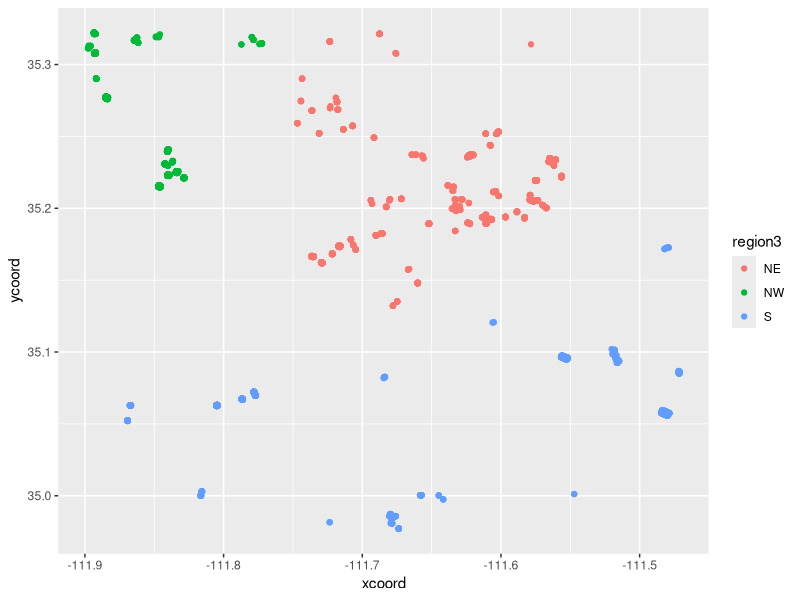
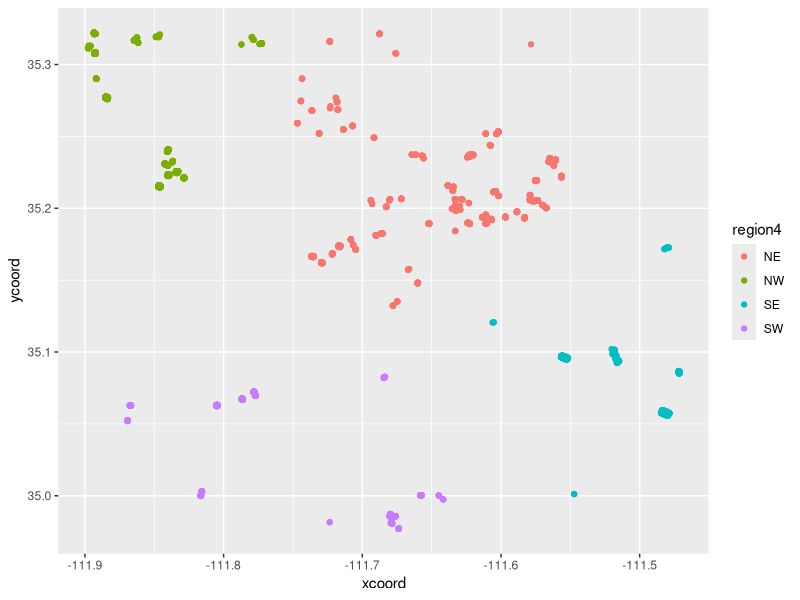
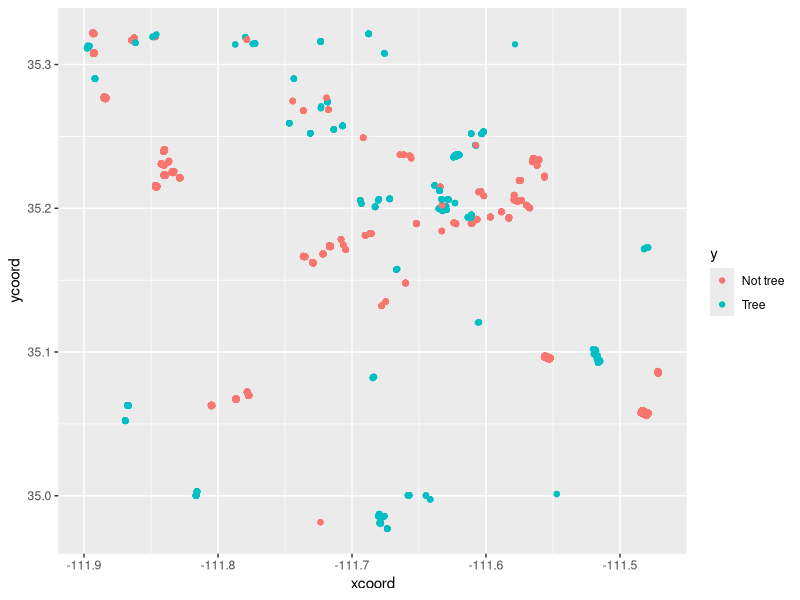

These figures' R source, in order: (Note: this script raises an error after producing the figures.)
library(data.table)
library(ggplot2)
aztrees <- fread(
  "data_Classif_aztrees.csv"
)[, `:=`(
  region4 = fcase(
    xcoord < -111.75 & ycoord > 35.2, "NW",
    xcoord < -111.6 & ycoord < 35.1, "SW",
    xcoord > -111.625 & ycoord < 35.175, "SE",
    default="NE"),
  polygon = Joint_id,
  y = ifelse(type_id==17, "Tree", "Not tree")
)][
, region3 := ifelse(grepl("S", region4), "S", region4)
]
aztrees[, table(region4, y)]
## The variable "Joint_type" is for reference only. Please, consider the variable "type_id" as a primary-key variable for Land use/Land cover classes. Find below the description of each class:
## type_id     Description
## 1           Open water
## 4           Infrastructure (mostly white: roofs, some buildings, sidewalks, etc.) 
## 5           Infrastructure (mostly black: streets, routes, parking places, pavements, etc.)
## 7           Planted grasses (intense green, golf fields, football/soccer fields, etc.)
## 8           Natural grass
## 10          Bare grounds
## 17          Trees/shrubs
## type_id = Class code
## Joint_type = Class name
## Jount_id = Sampling polygon ID
## xcoord = X geographic coordinates WGS84
## ycoord = Y geographic coordinates WGS84
## SAMPLE_1 =  SENTINEL-2, band 2
## SAMPLE_2 = SENTINEL-2, band 3
## SAMPLE_3 = SENTINEL-2, band 4
## SAMPLE_4 = SENTINEL-2, band 5
## SAMPLE_5 = SENTINEL-2, band 6
## SAMPLE_6 = SENTINEL-2, band 7
## SAMPLE_7 = SENTINEL-2, band 8
## SAMPLE_8 = SENTINEL-2, band 8A
## SAMPLE_9 = SENTINEL-2, band 11
## SAMPLE_10 = SENTINEL-2, band 12 
## pSAMPLE_11 = SENTINEL-2, NDVI index
## SAMPLE_12 = SENTINEL-2, NDDI index
## SAMPLE_13 = SENTINEL-2, NDWI index
## SAMPLE_14 = SENTINEL-1, VV mean (mean of VV polarization)
## SAMPLE_15 = SENTINEL-1, VH mean (mean of VH polarization)
## SAMPLE_16 = SENTINEL-1, VV std (standard deviation of VV polarization)
## SAMPLE_17 =SENTINEL-1, VH std ((standard deviation of VV polarization)
## SAMPLE_18 = TPI_10 (Topographic position index at 10 radius resolution)
## SAMPLE_19 = TPI_15 (Topographic position index at 15 radius resolution)
## SAMPLE_20 = TPI_20 (Topographic position index at 20 radius resolution)
## SAMPLE_21 = Slope (terrain slope in degrees)
aztrees[, .(
  polygons=length(unique(polygon)),
  rows=.N
), keyby=.(region4,y)]
aztrees[, .(
  polygons=length(unique(polygon)),
  rows=.N
), keyby=.(region3,y)]
ggplot()+
  geom_point(aes(
    xcoord, ycoord, color=region3),
    data=aztrees)
ggplot()+
  geom_point(aes(
    xcoord, ycoord, color=region4),
    data=aztrees)
ggplot()+
  geom_point(aes(
    xcoord, ycoord, color=y),
    data=aztrees)
feature.names <- grep("SAMPLE",names(aztrees),value=TRUE)
for(n.regions in 3:4){
  region.col <- paste0("region",n.regions)
  fwrite(
    aztrees[
    , c(region.col,"y",feature.names)
    , with=FALSE],
    sprintf("data_Classif/aztrees%d.csv", n.regions))
}
fwrite(
  aztrees[, c("region3","region4","polygon","y",feature.names), with=FALSE],
  "data_Classif_aztrees_regions.csv")
